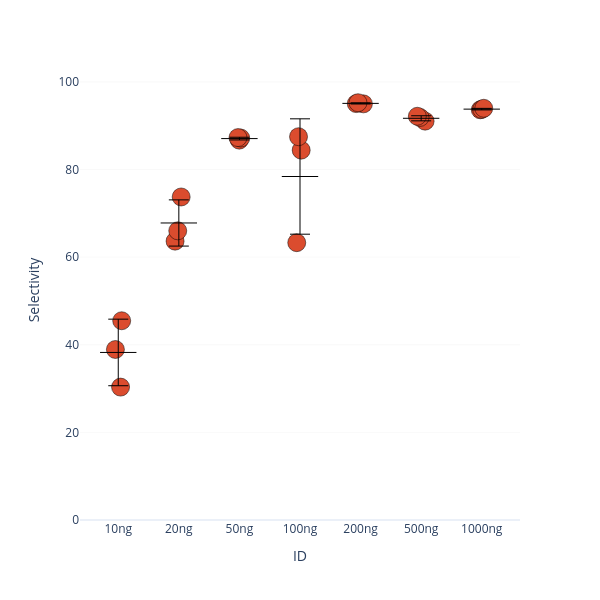

Notebook code for this chart:
### Code cell
# Figure 2D — phosphopeptide selectivity per input, with mean ± SD crossbar (n=3).
# NOTE: still reads the original selectivity_*.tsv files (loaded above) — these
# numbers are NOT from the Class I reanalysis yet; regenerate before final export.
import plotly.graph_objects as go

order = id_values   # ['10ng', ..., '1000ng'] from the cell above

fig = px.strip(df_selectivity, y='Selectivity', x='ID', category_orders={'ID': order})
fig.update_layout(width=600, height=600, template='plotly_white', showlegend=False)
fig.update_traces(marker=dict(size=18, color='#db4c2e', line=dict(width=0.5, color='black')))
fig.update_yaxes(range=[0, 105], showgrid=True, gridwidth=0.5, gridcolor='#F3F2F2', griddash='solid')

# mean ± SD crossbar per condition (n=3)
stats_d = df_selectivity.groupby('ID')['Selectivity'].agg(['mean', 'std']).reindex(order)
fig.add_trace(go.Scatter(
    x=stats_d.index, y=stats_d['mean'],
    error_y=dict(type='data', array=stats_d['std'].fillna(0), visible=True,
                 color='black', thickness=1, width=10),
    mode='markers',
    marker=dict(symbol='line-ew', size=26, color='black', line=dict(width=1, color='black')),
    showlegend=False, hovertemplate='mean=%{y:.1f}%<extra></extra>',
))
fig.show()
fig.write_image(r'figures/figure2/figure2d.pdf', width=600, height=600)

### Figure 1 — Plotly figure (JSON) as saved in the notebook; plotly's stock layout.template omitted (floating-point values rounded to 4 significant figures)
{"data": [{"alignmentgroup": "True", "boxpoints": "all", "fillcolor": "rgba(255,255,255,0)", "hoveron": "points", "hovertemplate": "ID=%{x}<br>Selectivity=%{y}<extra></extra>", "legendgroup": "", "line": {"color": "rgba(255,255,255,0)"}, "marker": {"color": "#db4c2e", "line": {"color": "black", "width": 0.5}, "size": 18}, "name": "", "offsetgroup": "", "orientation": "v", "pointpos": 0, "showlegend": false, "type": "box", "x": ["10ng", "10ng", "10ng", "20ng", "20ng", "20ng", "50ng", "50ng", "50ng", "100ng", "100ng", "100ng", "200ng", "200ng", "200ng", "500ng", "500ng", "500ng", "1000ng", "1000ng", "1000ng"], "x0": " ", "xaxis": "x", "y": [38.92, 45.48, 30.33, 66.01, 73.73, 63.65, 87.29, 86.71, 87.18, 63.3, 84.42, 87.49, 95.25, 94.99, 95.05, 91.88, 91.04, 92.16, 93.98, 93.64, 93.73], "y0": " ", "yaxis": "y"}, {"error_y": {"array": [7.596, 5.273, 0.3082, 13.17, 0.1368, 0.5799, 0.1771], "color": "black", "thickness": 1, "type": "data", "visible": true, "width": 10}, "hovertemplate": "mean=%{y:.1f}%<extra></extra>", "marker": {"color": "black", "line": {"color": "black", "width": 1}, "size": 26, "symbol": "line-ew"}, "mode": "markers", "showlegend": false, "type": "scatter", "x": ["10ng", "20ng", "50ng", "100ng", "200ng", "500ng", "1000ng"], "y": [38.24, 67.8, 87.06, 78.41, 95.1, 91.69, 93.78]}], "layout": {"boxmode": "group", "height": 600, "legend": {"tracegroupgap": 0}, "margin": {"t": 60}, "showlegend": false, "width": 600, "xaxis": {"anchor": "y", "categoryarray": ["10ng", "20ng", "50ng", "100ng", "200ng", "500ng", "1000ng"], "categoryorder": "array", "domain": [0.0, 1.0], "title": {"text": "ID"}}, "yaxis": {"anchor": "x", "domain": [0.0, 1.0], "gridcolor": "#F3F2F2", "griddash": "solid", "gridwidth": 0.5, "range": [0, 105], "showgrid": true, "title": {"text": "Selectivity"}}}}
